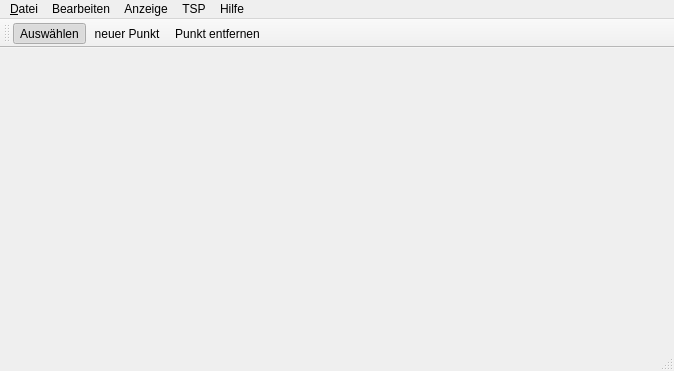
<ui version="4.0" >
 <class>QTMatrixClass</class>
 <widget class="QMainWindow" name="QTMatrixClass" >
  <property name="geometry" >
   <rect>
    <x>0</x>
    <y>0</y>
    <width>674</width>
    <height>371</height>
   </rect>
  </property>
  <property name="windowTitle" >
   <string>QTMatrix</string>
  </property>
  <widget class="QWidget" name="centralwidget" >
   <property name="geometry" >
    <rect>
     <x>0</x>
     <y>86</y>
     <width>674</width>
     <height>262</height>
    </rect>
   </property>
   <layout class="QHBoxLayout" name="horizontalLayout" >
    <item>
     <widget class="drawWidget" native="1" name="widget" >
      <property name="styleSheet" >
       <string notr="true" />
      </property>
     </widget>
    </item>
   </layout>
  </widget>
  <widget class="QMenuBar" name="menubar" >
   <property name="geometry" >
    <rect>
     <x>0</x>
     <y>0</y>
     <width>674</width>
     <height>26</height>
    </rect>
   </property>
   <widget class="QMenu" name="menuDatei" >
    <property name="title" >
     <string>&amp;Datei</string>
    </property>
    <addaction name="actionSavePoints" />
    <addaction name="actionLoadPoints" />
    <addaction name="separator" />
    <addaction name="actionQuit" />
   </widget>
   <widget class="QMenu" name="menuAnzeige" >
    <property name="title" >
     <string>Anzeige</string>
    </property>
    <addaction name="actionShowMidPoint" />
   </widget>
   <widget class="QMenu" name="menuBearbeiten" >
    <property name="title" >
     <string>Bearbeiten</string>
    </property>
    <addaction name="actionSelectAll" />
    <addaction name="actionDelete" />
   </widget>
   <widget class="QMenu" name="menuHilfe" >
    <property name="title" >
     <string>Hilfe</string>
    </property>
    <addaction name="actionAbout" />
   </widget>
   <widget class="QMenu" name="menuTSP" >
    <property name="title" >
     <string>TSP</string>
    </property>
    <addaction name="actionLasso" />
   </widget>
   <addaction name="menuDatei" />
   <addaction name="menuBearbeiten" />
   <addaction name="menuAnzeige" />
   <addaction name="menuTSP" />
   <addaction name="menuHilfe" />
  </widget>
  <widget class="QStatusBar" name="statusbar" >
   <property name="geometry" >
    <rect>
     <x>0</x>
     <y>348</y>
     <width>674</width>
     <height>23</height>
    </rect>
   </property>
  </widget>
  <widget class="QToolBar" name="toolBar" >
   <property name="geometry" >
    <rect>
     <x>0</x>
     <y>26</y>
     <width>674</width>
     <height>60</height>
    </rect>
   </property>
   <property name="windowTitle" >
    <string>toolBar</string>
   </property>
   <property name="movable" >
    <bool>true</bool>
   </property>
   <property name="allowedAreas" >
    <set>Qt::NoToolBarArea</set>
   </property>
   <property name="toolButtonStyle" >
    <enum>Qt::ToolButtonTextUnderIcon</enum>
   </property>
   <attribute name="toolBarArea" >
    <enum>TopToolBarArea</enum>
   </attribute>
   <attribute name="toolBarBreak" >
    <bool>false</bool>
   </attribute>
   <addaction name="actionSelect" />
   <addaction name="actionAddPoint" />
   <addaction name="actionDelPoint" />
  </widget>
  <action name="actionQuit" >
   <property name="text" >
    <string>Beenden</string>
   </property>
  </action>
  <action name="actionAddPoint" >
   <property name="checkable" >
    <bool>true</bool>
   </property>
   <property name="checked" >
    <bool>false</bool>
   </property>
   <property name="icon" >
    <iconset resource="icons.qrc" >
     <normaloff>:/icons/add.png</normaloff>:/icons/add.png</iconset>
   </property>
   <property name="text" >
    <string>neuer Punkt</string>
   </property>
  </action>
  <action name="actionDelPoint" >
   <property name="checkable" >
    <bool>true</bool>
   </property>
   <property name="icon" >
    <iconset resource="icons.qrc" >
     <normaloff>:/icons/del.png</normaloff>:/icons/del.png</iconset>
   </property>
   <property name="text" >
    <string>Punkt entfernen</string>
   </property>
   <property name="shortcut" >
    <string>Del</string>
   </property>
  </action>
  <action name="actionLoadPoints" >
   <property name="text" >
    <string>Öffnen</string>
   </property>
   <property name="shortcut" >
    <string>O</string>
   </property>
  </action>
  <action name="actionSavePoints" >
   <property name="text" >
    <string>Speichern</string>
   </property>
   <property name="shortcut" >
    <string>S</string>
   </property>
  </action>
  <action name="actionShowMidPoint" >
   <property name="checkable" >
    <bool>true</bool>
   </property>
   <property name="text" >
    <string>Mittelpunkt</string>
   </property>
   <property name="shortcut" >
    <string>M</string>
   </property>
  </action>
  <action name="actionSelectAll" >
   <property name="text" >
    <string>Alles auswählen</string>
   </property>
   <property name="shortcut" >
    <string>A</string>
   </property>
  </action>
  <action name="actionAbout" >
   <property name="text" >
    <string>Über</string>
   </property>
  </action>
  <action name="actionSelect" >
   <property name="checkable" >
    <bool>true</bool>
   </property>
   <property name="checked" >
    <bool>true</bool>
   </property>
   <property name="text" >
    <string>Auswählen</string>
   </property>
  </action>
  <action name="actionDelete" >
   <property name="text" >
    <string>Entfernen</string>
   </property>
   <property name="shortcut" >
    <string>E</string>
   </property>
  </action>
  <action name="actionLasso" >
   <property name="text" >
    <string>Lasso</string>
   </property>
  </action>
 </widget>
 <customwidgets>
  <customwidget>
   <class>drawWidget</class>
   <extends>QWidget</extends>
   <header location="global" >drawwidget.h</header>
   <container>1</container>
   <slots>
    <slot>setAddMode(bool)</slot>
    <slot>setDelMode(bool)</slot>
    <slot>savePoints()</slot>
    <slot>loadPoints()</slot>
    <slot>setShowMidPoint(bool)</slot>
    <slot>selectAll()</slot>
    <slot>setSelectMode(bool)</slot>
    <slot>deletePoints()</slot>
    <slot>connectLasso()</slot>
    <signal>changed(int,int,int)</signal>
   </slots>
  </customwidget>
 </customwidgets>
 <resources>
  <include location="icons.qrc" />
 </resources>
 <connections>
  <connection>
   <sender>actionAddPoint</sender>
   <signal>toggled(bool)</signal>
   <receiver>widget</receiver>
   <slot>setAddMode(bool)</slot>
   <hints>
    <hint type="sourcelabel" >
     <x>-1</x>
     <y>-1</y>
    </hint>
    <hint type="destinationlabel" >
     <x>336</x>
     <y>216</y>
    </hint>
   </hints>
  </connection>
  <connection>
   <sender>actionDelPoint</sender>
   <signal>toggled(bool)</signal>
   <receiver>widget</receiver>
   <slot>setDelMode(bool)</slot>
   <hints>
    <hint type="sourcelabel" >
     <x>-1</x>
     <y>-1</y>
    </hint>
    <hint type="destinationlabel" >
     <x>336</x>
     <y>216</y>
    </hint>
   </hints>
  </connection>
  <connection>
   <sender>actionLoadPoints</sender>
   <signal>activated()</signal>
   <receiver>widget</receiver>
   <slot>loadPoints()</slot>
   <hints>
    <hint type="sourcelabel" >
     <x>-1</x>
     <y>-1</y>
    </hint>
    <hint type="destinationlabel" >
     <x>336</x>
     <y>216</y>
    </hint>
   </hints>
  </connection>
  <connection>
   <sender>actionSavePoints</sender>
   <signal>activated()</signal>
   <receiver>widget</receiver>
   <slot>savePoints()</slot>
   <hints>
    <hint type="sourcelabel" >
     <x>-1</x>
     <y>-1</y>
    </hint>
    <hint type="destinationlabel" >
     <x>336</x>
     <y>216</y>
    </hint>
   </hints>
  </connection>
  <connection>
   <sender>actionQuit</sender>
   <signal>activated()</signal>
   <receiver>QTMatrixClass</receiver>
   <slot>close()</slot>
   <hints>
    <hint type="sourcelabel" >
     <x>-1</x>
     <y>-1</y>
    </hint>
    <hint type="destinationlabel" >
     <x>336</x>
     <y>185</y>
    </hint>
   </hints>
  </connection>
  <connection>
   <sender>widget</sender>
   <signal>changed(int,int,int)</signal>
   <receiver>QTMatrixClass</receiver>
   <slot>updateStatus(int,int,int)</slot>
   <hints>
    <hint type="sourcelabel" >
     <x>336</x>
     <y>216</y>
    </hint>
    <hint type="destinationlabel" >
     <x>336</x>
     <y>185</y>
    </hint>
   </hints>
  </connection>
  <connection>
   <sender>actionShowMidPoint</sender>
   <signal>toggled(bool)</signal>
   <receiver>widget</receiver>
   <slot>setShowMidPoint(bool)</slot>
   <hints>
    <hint type="sourcelabel" >
     <x>-1</x>
     <y>-1</y>
    </hint>
    <hint type="destinationlabel" >
     <x>336</x>
     <y>216</y>
    </hint>
   </hints>
  </connection>
  <connection>
   <sender>actionSelectAll</sender>
   <signal>activated()</signal>
   <receiver>widget</receiver>
   <slot>selectAll()</slot>
   <hints>
    <hint type="sourcelabel" >
     <x>-1</x>
     <y>-1</y>
    </hint>
    <hint type="destinationlabel" >
     <x>336</x>
     <y>216</y>
    </hint>
   </hints>
  </connection>
  <connection>
   <sender>actionSelect</sender>
   <signal>toggled(bool)</signal>
   <receiver>widget</receiver>
   <slot>setSelectMode(bool)</slot>
   <hints>
    <hint type="sourcelabel" >
     <x>-1</x>
     <y>-1</y>
    </hint>
    <hint type="destinationlabel" >
     <x>336</x>
     <y>216</y>
    </hint>
   </hints>
  </connection>
  <connection>
   <sender>actionDelete</sender>
   <signal>activated()</signal>
   <receiver>widget</receiver>
   <slot>deletePoints()</slot>
   <hints>
    <hint type="sourcelabel" >
     <x>-1</x>
     <y>-1</y>
    </hint>
    <hint type="destinationlabel" >
     <x>336</x>
     <y>216</y>
    </hint>
   </hints>
  </connection>
  <connection>
   <sender>actionLasso</sender>
   <signal>activated()</signal>
   <receiver>widget</receiver>
   <slot>connectLasso()</slot>
   <hints>
    <hint type="sourcelabel" >
     <x>-1</x>
     <y>-1</y>
    </hint>
    <hint type="destinationlabel" >
     <x>336</x>
     <y>216</y>
    </hint>
   </hints>
  </connection>
 </connections>
 <slots>
  <slot>updateStatus(int,int,int)</slot>
 </slots>
</ui>
